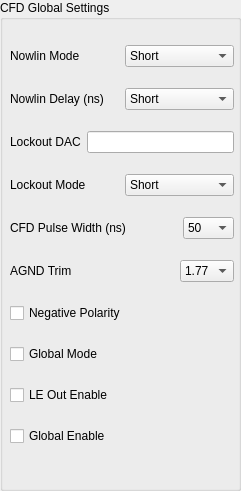
        <widget class="QGroupBox" name="groupBox_cfd_global_settings">
         <property name="enabled">
          <bool>true</bool>
         </property>
         <property name="geometry">
          <rect>
           <x>0</x>
           <y>10</y>
           <width>241</width>
           <height>491</height>
          </rect>
         </property>
         <property name="title">
          <string>CFD Global Settings</string>
         </property>
         <property name="flat">
          <bool>false</bool>
         </property>
         <property name="checkable">
          <bool>false</bool>
         </property>
         <widget class="QWidget" name="layoutWidget_2">
          <property name="geometry">
           <rect>
            <x>10</x>
            <y>30</y>
            <width>224</width>
            <height>441</height>
           </rect>
          </property>
          <layout class="QVBoxLayout" name="verticalLayout_2">
           <item>
            <layout class="QHBoxLayout" name="horizontalLayout_3">
             <item>
              <widget class="QLabel" name="label_4">
               <property name="sizePolicy">
                <sizepolicy hsizetype="Expanding" vsizetype="Preferred">
                 <horstretch>0</horstretch>
                 <verstretch>0</verstretch>
                </sizepolicy>
               </property>
               <property name="text">
                <string>Nowlin Mode</string>
               </property>
              </widget>
             </item>
             <item>
              <widget class="QComboBox" name="nowlinMode">
               <property name="sizePolicy">
                <sizepolicy hsizetype="MinimumExpanding" vsizetype="Fixed">
                 <horstretch>0</horstretch>
                 <verstretch>0</verstretch>
                </sizepolicy>
               </property>
               <item>
                <property name="text">
                 <string>Short</string>
                </property>
               </item>
               <item>
                <property name="text">
                 <string>Long</string>
                </property>
               </item>
              </widget>
             </item>
            </layout>
           </item>
           <item>
            <layout class="QHBoxLayout" name="horizontalLayout_4">
             <item>
              <widget class="QLabel" name="label_5">
               <property name="sizePolicy">
                <sizepolicy hsizetype="Expanding" vsizetype="Preferred">
                 <horstretch>0</horstretch>
                 <verstretch>0</verstretch>
                </sizepolicy>
               </property>
               <property name="text">
                <string>Nowlin Delay (ns)</string>
               </property>
              </widget>
             </item>
             <item>
              <widget class="QComboBox" name="nowlinDelay">
               <property name="sizePolicy">
                <sizepolicy hsizetype="MinimumExpanding" vsizetype="Fixed">
                 <horstretch>0</horstretch>
                 <verstretch>0</verstretch>
                </sizepolicy>
               </property>
               <item>
                <property name="text">
                 <string>Short</string>
                </property>
               </item>
               <item>
                <property name="text">
                 <string>Long</string>
                </property>
               </item>
              </widget>
             </item>
            </layout>
           </item>
           <item>
            <layout class="QHBoxLayout" name="horizontalLayout_6">
             <item>
              <widget class="QLabel" name="label_6">
               <property name="text">
                <string>Lockout DAC</string>
               </property>
              </widget>
             </item>
             <item>
              <widget class="QLineEdit" name="LockoutDAC">
               <property name="sizePolicy">
                <sizepolicy hsizetype="MinimumExpanding" vsizetype="Fixed">
                 <horstretch>0</horstretch>
                 <verstretch>0</verstretch>
                </sizepolicy>
               </property>
              </widget>
             </item>
            </layout>
           </item>
           <item>
            <layout class="QHBoxLayout" name="horizontalLayout_7">
             <item>
              <widget class="QLabel" name="label_8">
               <property name="sizePolicy">
                <sizepolicy hsizetype="Expanding" vsizetype="Preferred">
                 <horstretch>0</horstretch>
                 <verstretch>0</verstretch>
                </sizepolicy>
               </property>
               <property name="text">
                <string>Lockout Mode</string>
               </property>
              </widget>
             </item>
             <item>
              <widget class="QComboBox" name="lockoutMode">
               <property name="sizePolicy">
                <sizepolicy hsizetype="MinimumExpanding" vsizetype="Fixed">
                 <horstretch>0</horstretch>
                 <verstretch>0</verstretch>
                </sizepolicy>
               </property>
               <item>
                <property name="text">
                 <string>Short</string>
                </property>
               </item>
               <item>
                <property name="text">
                 <string>Long</string>
                </property>
               </item>
               <item>
                <property name="text">
                 <string>Disabled</string>
                </property>
               </item>
              </widget>
             </item>
            </layout>
           </item>
           <item>
            <layout class="QHBoxLayout" name="horizontalLayout_8">
             <item>
              <widget class="QLabel" name="label_9">
               <property name="sizePolicy">
                <sizepolicy hsizetype="Expanding" vsizetype="Preferred">
                 <horstretch>0</horstretch>
                 <verstretch>0</verstretch>
                </sizepolicy>
               </property>
               <property name="text">
                <string>CFD Pulse Width (ns)</string>
               </property>
              </widget>
             </item>
             <item>
              <widget class="QComboBox" name="CFDPulseWidth">
               <item>
                <property name="text">
                 <string>50</string>
                </property>
               </item>
               <item>
                <property name="text">
                 <string>100</string>
                </property>
               </item>
               <item>
                <property name="text">
                 <string>200</string>
                </property>
               </item>
               <item>
                <property name="text">
                 <string>500</string>
                </property>
               </item>
              </widget>
             </item>
            </layout>
           </item>
           <item>
            <layout class="QHBoxLayout" name="horizontalLayout_9">
             <item>
              <widget class="QLabel" name="label_13">
               <property name="sizePolicy">
                <sizepolicy hsizetype="Expanding" vsizetype="Preferred">
                 <horstretch>0</horstretch>
                 <verstretch>0</verstretch>
                </sizepolicy>
               </property>
               <property name="text">
                <string>AGND Trim</string>
               </property>
              </widget>
             </item>
             <item>
              <widget class="QComboBox" name="AgndTrim">
               <item>
                <property name="text">
                 <string>1.77</string>
                </property>
               </item>
              </widget>
             </item>
            </layout>
           </item>
           <item>
            <widget class="QCheckBox" name="negativePolarity">
             <property name="text">
              <string>Negative Polarity</string>
             </property>
            </widget>
           </item>
           <item>
            <widget class="QCheckBox" name="globalMode">
             <property name="text">
              <string>Global Mode</string>
             </property>
            </widget>
           </item>
           <item>
            <widget class="QCheckBox" name="LEOutEnable">
             <property name="text">
              <string>LE Out Enable</string>
             </property>
            </widget>
           </item>
           <item>
            <widget class="QCheckBox" name="globalEnable">
             <property name="text">
              <string>Global Enable</string>
             </property>
            </widget>
           </item>
          </layout>
         </widget>
        </widget>
